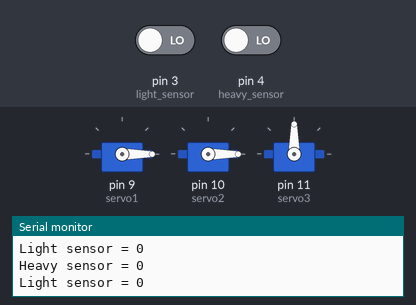
Recording of a sketch running on a simulated Arduino Uno, built with avr-gcc and run on an emulated ATmega328P. Shown: 3 × servo, the last lines printed to the serial monitor. The inputs (shaded band) are chosen by the test bench; at power-on: pin 3 (light_sensor) LOW, pin 4 (heavy_sensor) LOW.

Above: at 1.2 s.
1.3 s: pin 3 (light_sensor) driven HIGH
At 1.46 s:
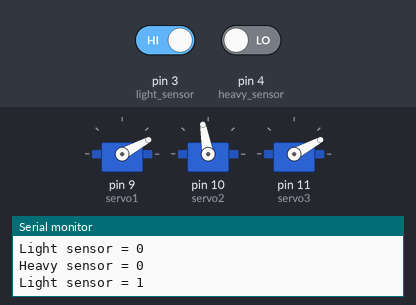
4.3 s: pin 4 (heavy_sensor) driven HIGH
7.3 s: pin 3 (light_sensor) driven LOW
At 7.48 s:
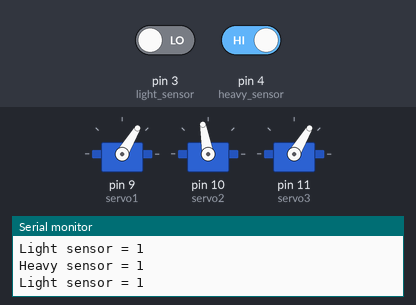
10.3 s: pin 3 (light_sensor) driven HIGH
At 10.76 s:
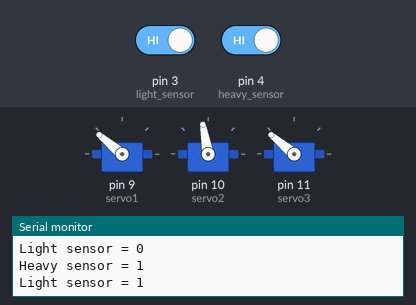
13.3 s: pin 3 (light_sensor) driven LOW and pin 4 (heavy_sensor) driven LOW
At 14.84 s:
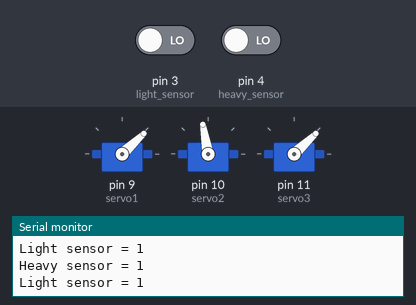
Timing chart, 0 to 16.6 s (numbered marks = the images above; inputs shaded):
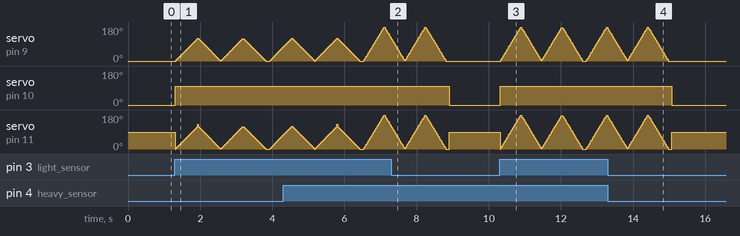

Measured:
- after the input at 7.3 s, servo on pin 9 (servo1): goes on until 8.8 s, then stays 0°; servo on pin 10 (servo2): 100° → 0° after 1.6 s
- after the input at 13.3 s, servo on pin 9 (servo1): goes on until 15.0 s, then stays 0°; servo on pin 10 (servo2): 100° → 0° after 1.8 s

The sketch:

flower_robot_2.ino
```cpp
#include <Servo.h>

Servo servo1;     //body
Servo servo2;     //flower
Servo servo3;     //leaves

int pos = 0;
int posl = 0;
int i = 0;

void setup() {

  pinMode(4, INPUT);    //heavy sensor
  pinMode(3, INPUT);    //light sensor
  servo1.attach(9);
  servo2.attach(10);
  servo3.attach(11);
  Serial.begin(9600);
}

void loop() {

  Serial.print("Heavy sensor = ");
  Serial.println(digitalRead(4));     //signals: 1: yes (HIGH), 0: no (LOW)
  Serial.print("Light sensor = ");
  Serial.println(digitalRead(3));
  Serial.println();

  if (digitalRead(3) == HIGH) {
    servo2.write(100);
    if (digitalRead(4) == HIGH) {
      for (i = 0; i <= 1; i += 1) {
        for (pos = 0; pos <= 180; pos += 1) {
          servo1.write(pos);
          servo3.write(pos);
          delay(3);
        }
        for (pos = 180; pos >= 0; pos -= 1) {
          servo1.write(pos);
          servo3.write(pos);
          delay(3);
        }
      }
    }
    else {
      for (i = 0; i <= 1; i += 1) {
        for (pos = 0; pos <= 120; pos += 1) {
          servo1.write(pos);
          if (pos < 120) {
            servo3.write(pos);
          }
          else {
            servo3.write(130);
          }
          delay(5);
        }
        for (pos = 120; pos >= 0; pos -= 1) {
          servo1.write(pos);
          if (pos > 60) {
            servo3.write(pos);
          }
          else {
            servo3.write(50);
          }
          servo3.write(pos);
          delay(5);
        }
      }
    }
  }
  else {
    pos = 0;
    servo3.write(90);
    servo1.write(pos);
    servo2.write(pos);
  }
  delay(100);
}
```
